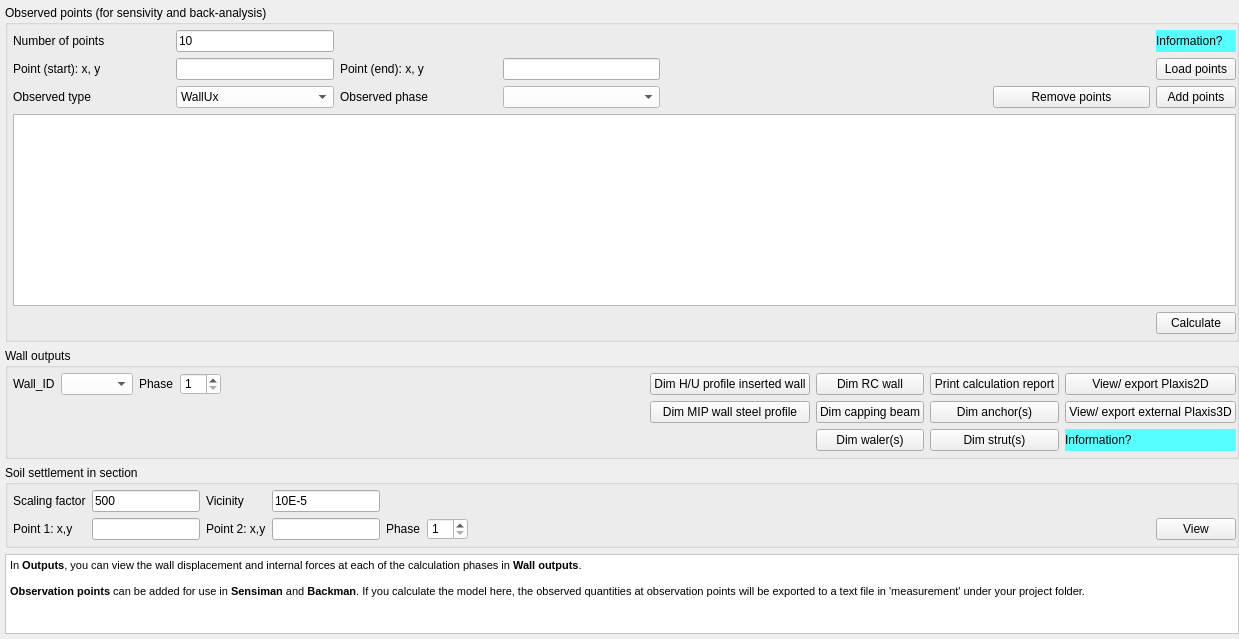
           <widget class="QWidget" name="tab_7">
            <attribute name="title">
             <string>Outputs</string>
            </attribute>
            <layout class="QVBoxLayout" name="verticalLayout_10">
             <property name="leftMargin">
              <number>5</number>
             </property>
             <property name="topMargin">
              <number>5</number>
             </property>
             <property name="rightMargin">
              <number>0</number>
             </property>
             <property name="bottomMargin">
              <number>5</number>
             </property>
             <item>
              <widget class="QGroupBox" name="groupBox_28">
               <property name="maximumSize">
                <size>
                 <width>16777215</width>
                 <height>16777215</height>
                </size>
               </property>
               <property name="title">
                <string>Observed points (for sensivity and back-analysis)</string>
               </property>
               <layout class="QGridLayout" name="gridLayout_25">
                <property name="leftMargin">
                 <number>5</number>
                </property>
                <property name="topMargin">
                 <number>5</number>
                </property>
                <property name="rightMargin">
                 <number>0</number>
                </property>
                <property name="bottomMargin">
                 <number>5</number>
                </property>
                <item row="4" column="0" colspan="8">
                 <widget class="QTableWidget" name="tableWidget_6">
                  <property name="maximumSize">
                   <size>
                    <width>16777215</width>
                    <height>16777215</height>
                   </size>
                  </property>
                 </widget>
                </item>
                <item row="2" column="1">
                 <widget class="QComboBox" name="comboBox_30">
                  <property name="sizePolicy">
                   <sizepolicy hsizetype="Minimum" vsizetype="Fixed">
                    <horstretch>0</horstretch>
                    <verstretch>0</verstretch>
                   </sizepolicy>
                  </property>
                  <property name="styleSheet">
                   <string notr="true">background-color: rgb(255, 255, 255);</string>
                  </property>
                  <item>
                   <property name="text">
                    <string>WallUx</string>
                   </property>
                  </item>
                  <item>
                   <property name="text">
                    <string>WallUy</string>
                   </property>
                  </item>
                  <item>
                   <property name="text">
                    <string>WallHoopForce</string>
                   </property>
                  </item>
                  <item>
                   <property name="text">
                    <string>WallNxMQ_Envelope</string>
                   </property>
                  </item>
                  <item>
                   <property name="text">
                    <string>SoilUx</string>
                   </property>
                  </item>
                  <item>
                   <property name="text">
                    <string>SoilUy</string>
                   </property>
                  </item>
                  <item>
                   <property name="text">
                    <string>AnchorForce</string>
                   </property>
                  </item>
                  <item>
                   <property name="text">
                    <string>StrutForce</string>
                   </property>
                  </item>
                  <item>
                   <property name="text">
                    <string>FoS</string>
                   </property>
                  </item>
                 </widget>
                </item>
                <item row="2" column="3">
                 <widget class="QComboBox" name="comboBox_31">
                  <property name="sizePolicy">
                   <sizepolicy hsizetype="Minimum" vsizetype="Fixed">
                    <horstretch>0</horstretch>
                    <verstretch>0</verstretch>
                   </sizepolicy>
                  </property>
                  <property name="styleSheet">
                   <string notr="true">background-color: rgb(255, 255, 255);</string>
                  </property>
                 </widget>
                </item>
                <item row="2" column="7">
                 <widget class="QPushButton" name="pushButton_59">
                  <property name="text">
                   <string>Add points</string>
                  </property>
                 </widget>
                </item>
                <item row="2" column="6">
                 <widget class="QPushButton" name="pushButton_60">
                  <property name="text">
                   <string>Remove points</string>
                  </property>
                 </widget>
                </item>
                <item row="2" column="4" colspan="2">
                 <spacer name="horizontalSpacer_19">
                  <property name="orientation">
                   <enum>Qt::Horizontal</enum>
                  </property>
                  <property name="sizeHint" stdset="0">
                   <size>
                    <width>40</width>
                    <height>20</height>
                   </size>
                  </property>
                 </spacer>
                </item>
                <item row="0" column="1">
                 <widget class="QLineEdit" name="lineEdit_46">
                  <property name="sizePolicy">
                   <sizepolicy hsizetype="Minimum" vsizetype="Fixed">
                    <horstretch>0</horstretch>
                    <verstretch>0</verstretch>
                   </sizepolicy>
                  </property>
                  <property name="text">
                   <string>10</string>
                  </property>
                 </widget>
                </item>
                <item row="0" column="0">
                 <widget class="QLabel" name="label_72">
                  <property name="text">
                   <string>Number of points</string>
                  </property>
                 </widget>
                </item>
                <item row="1" column="0">
                 <widget class="QLabel" name="label_68">
                  <property name="text">
                   <string>Point (start): x, y</string>
                  </property>
                 </widget>
                </item>
                <item row="2" column="2">
                 <widget class="QLabel" name="label_92">
                  <property name="text">
                   <string>Observed phase</string>
                  </property>
                 </widget>
                </item>
                <item row="1" column="1">
                 <widget class="QLineEdit" name="lineEdit_44">
                  <property name="sizePolicy">
                   <sizepolicy hsizetype="Minimum" vsizetype="Fixed">
                    <horstretch>0</horstretch>
                    <verstretch>0</verstretch>
                   </sizepolicy>
                  </property>
                 </widget>
                </item>
                <item row="1" column="2">
                 <widget class="QLabel" name="label_71">
                  <property name="text">
                   <string>Point (end): x, y</string>
                  </property>
                 </widget>
                </item>
                <item row="1" column="3">
                 <widget class="QLineEdit" name="lineEdit_45">
                  <property name="sizePolicy">
                   <sizepolicy hsizetype="Minimum" vsizetype="Fixed">
                    <horstretch>0</horstretch>
                    <verstretch>0</verstretch>
                   </sizepolicy>
                  </property>
                 </widget>
                </item>
                <item row="5" column="7">
                 <widget class="QPushButton" name="pushButton_61">
                  <property name="sizePolicy">
                   <sizepolicy hsizetype="Fixed" vsizetype="Fixed">
                    <horstretch>0</horstretch>
                    <verstretch>0</verstretch>
                   </sizepolicy>
                  </property>
                  <property name="text">
                   <string>Calculate</string>
                  </property>
                 </widget>
                </item>
                <item row="2" column="0">
                 <widget class="QLabel" name="label_91">
                  <property name="text">
                   <string>Observed type</string>
                  </property>
                 </widget>
                </item>
                <item row="1" column="7">
                 <widget class="QPushButton" name="pushButton_90">
                  <property name="text">
                   <string>Load points</string>
                  </property>
                 </widget>
                </item>
                <item row="0" column="7">
                 <widget class="QLabel" name="label_132">
                  <property name="toolTip">
                   <string>&lt;html&gt;&lt;head/&gt;&lt;body&gt;&lt;p&gt;All observation types need specifications of the calculation phase and the observation points at which the observed quantities are read. A number of observation points are equidistantly set ranging from the starting point to the end point.&lt;/p&gt;&lt;p&gt;An exception is for the AnchorForce, for which only only information about the calculation phase is needed. The observed points are automatically set at the anchors' positions. This is preferred because anchors' levels are variable during optimization.&lt;/p&gt;&lt;/body&gt;&lt;/html&gt;</string>
                  </property>
                  <property name="styleSheet">
                   <string notr="true">background-color: rgb(85, 255, 255);</string>
                  </property>
                  <property name="text">
                   <string>Information?</string>
                  </property>
                 </widget>
                </item>
               </layout>
              </widget>
             </item>
             <item>
              <widget class="QGroupBox" name="groupBox_16">
               <property name="title">
                <string>Wall outputs</string>
               </property>
               <layout class="QGridLayout" name="gridLayout_13">
                <property name="leftMargin">
                 <number>5</number>
                </property>
                <property name="topMargin">
                 <number>5</number>
                </property>
                <property name="rightMargin">
                 <number>0</number>
                </property>
                <property name="bottomMargin">
                 <number>5</number>
                </property>
                <item row="3" column="6">
                 <widget class="QPushButton" name="pushButton_95">
                  <property name="text">
                   <string>Dim waler(s)</string>
                  </property>
                 </widget>
                </item>
                <item row="3" column="8">
                 <widget class="QLabel" name="label_173">
                  <property name="toolTip">
                   <string>&lt;html&gt;&lt;head/&gt;&lt;body&gt;&lt;p&gt;Please close Plaxis OUTPUT before viewing calculation results or generating the report from within Moniman.&lt;/p&gt;&lt;p&gt;Dimensioning tools for anchors, struts, and walers will open with a single item if no struts or anchors are available in the model or if the Moniman model has not been created yet.&lt;/p&gt;&lt;/body&gt;&lt;/html&gt;</string>
                  </property>
                  <property name="styleSheet">
                   <string notr="true">background-color: rgb(85, 255, 255);</string>
                  </property>
                  <property name="text">
                   <string>Information?</string>
                  </property>
                 </widget>
                </item>
                <item row="2" column="0" colspan="5">
                 <spacer name="horizontalSpacer_45">
                  <property name="orientation">
                   <enum>Qt::Horizontal</enum>
                  </property>
                  <property name="sizeHint" stdset="0">
                   <size>
                    <width>40</width>
                    <height>20</height>
                   </size>
                  </property>
                 </spacer>
                </item>
                <item row="1" column="2">
                 <widget class="QLabel" name="label_54">
                  <property name="text">
                   <string>Phase</string>
                  </property>
                 </widget>
                </item>
                <item row="2" column="6">
                 <widget class="QPushButton" name="pushButton_45">
                  <property name="text">
                   <string>Dim capping beam</string>
                  </property>
                 </widget>
                </item>
                <item row="1" column="3">
                 <widget class="QSpinBox" name="spinBox">
                  <property name="styleSheet">
                   <string notr="true">background-color: rgb(255, 255, 255);</string>
                  </property>
                  <property name="minimum">
                   <number>1</number>
                  </property>
                 </widget>
                </item>
                <item row="1" column="0">
                 <widget class="QLabel" name="label_53">
                  <property name="text">
                   <string>Wall_ID</string>
                  </property>
                 </widget>
                </item>
                <item row="1" column="8">
                 <widget class="QPushButton" name="pushButton_38">
                  <property name="text">
                   <string>View/ export Plaxis2D</string>
                  </property>
                 </widget>
                </item>
                <item row="1" column="6">
                 <widget class="QPushButton" name="pushButton_91">
                  <property name="text">
                   <string>Dim RC wall</string>
                  </property>
                 </widget>
                </item>
                <item row="1" column="1">
                 <widget class="QComboBox" name="comboBox_14">
                  <property name="styleSheet">
                   <string notr="true">background-color: rgb(255, 255, 255);</string>
                  </property>
                 </widget>
                </item>
                <item row="1" column="4">
                 <spacer name="horizontalSpacer_8">
                  <property name="orientation">
                   <enum>Qt::Horizontal</enum>
                  </property>
                  <property name="sizeHint" stdset="0">
                   <size>
                    <width>417</width>
                    <height>20</height>
                   </size>
                  </property>
                 </spacer>
                </item>
                <item row="1" column="7">
                 <widget class="QPushButton" name="pushButton_140">
                  <property name="text">
                   <string>Print calculation report</string>
                  </property>
                 </widget>
                </item>
                <item row="2" column="8">
                 <widget class="QPushButton" name="pushButton_54">
                  <property name="text">
                   <string>View/ export external Plaxis3D</string>
                  </property>
                 </widget>
                </item>
                <item row="2" column="7">
                 <widget class="QPushButton" name="pushButton_145">
                  <property name="text">
                   <string>Dim anchor(s)</string>
                  </property>
                 </widget>
                </item>
                <item row="3" column="7">
                 <widget class="QPushButton" name="pushButton_77">
                  <property name="text">
                   <string>Dim strut(s)</string>
                  </property>
                 </widget>
                </item>
                <item row="1" column="5">
                 <widget class="QPushButton" name="pushButton_151">
                  <property name="text">
                   <string>Dim H/U profile inserted wall</string>
                  </property>
                 </widget>
                </item>
                <item row="2" column="5">
                 <widget class="QPushButton" name="pushButton_152">
                  <property name="text">
                   <string>Dim MIP wall steel profile</string>
                  </property>
                 </widget>
                </item>
               </layout>
              </widget>
             </item>
             <item>
              <widget class="QGroupBox" name="groupBox_21">
               <property name="title">
                <string>Soil settlement in section</string>
               </property>
               <layout class="QGridLayout" name="gridLayout_18">
                <property name="leftMargin">
                 <number>5</number>
                </property>
                <property name="topMargin">
                 <number>5</number>
                </property>
                <property name="rightMargin">
                 <number>0</number>
                </property>
                <property name="bottomMargin">
                 <number>5</number>
                </property>
                <item row="0" column="2">
                 <widget class="QLineEdit" name="lineEdit_26">
                  <property name="sizePolicy">
                   <sizepolicy hsizetype="Minimum" vsizetype="Fixed">
                    <horstretch>0</horstretch>
                    <verstretch>0</verstretch>
                   </sizepolicy>
                  </property>
                  <property name="text">
                   <string>500</string>
                  </property>
                 </widget>
                </item>
                <item row="0" column="4">
                 <widget class="QLineEdit" name="lineEdit_30">
                  <property name="sizePolicy">
                   <sizepolicy hsizetype="Minimum" vsizetype="Fixed">
                    <horstretch>0</horstretch>
                    <verstretch>0</verstretch>
                   </sizepolicy>
                  </property>
                  <property name="text">
                   <string>10E-5</string>
                  </property>
                 </widget>
                </item>
                <item row="0" column="0">
                 <widget class="QLabel" name="label_60">
                  <property name="text">
                   <string>Scaling factor</string>
                  </property>
                 </widget>
                </item>
                <item row="2" column="8">
                 <widget class="QPushButton" name="pushButton_39">
                  <property name="text">
                   <string>View</string>
                  </property>
                 </widget>
                </item>
                <item row="2" column="3">
                 <widget class="QLabel" name="label_59">
                  <property name="text">
                   <string>Point 2: x,y</string>
                  </property>
                 </widget>
                </item>
                <item row="2" column="5">
                 <widget class="QLabel" name="label_58">
                  <property name="text">
                   <string>Phase</string>
                  </property>
                 </widget>
                </item>
                <item row="2" column="0">
                 <widget class="QLabel" name="label_57">
                  <property name="text">
                   <string>Point 1: x,y</string>
                  </property>
                 </widget>
                </item>
                <item row="2" column="2">
                 <widget class="QLineEdit" name="lineEdit_18">
                  <property name="sizePolicy">
                   <sizepolicy hsizetype="Preferred" vsizetype="Fixed">
                    <horstretch>0</horstretch>
                    <verstretch>0</verstretch>
                   </sizepolicy>
                  </property>
                 </widget>
                </item>
                <item row="2" column="4">
                 <widget class="QLineEdit" name="lineEdit_20">
                  <property name="sizePolicy">
                   <sizepolicy hsizetype="Preferred" vsizetype="Fixed">
                    <horstretch>0</horstretch>
                    <verstretch>0</verstretch>
                   </sizepolicy>
                  </property>
                 </widget>
                </item>
                <item row="2" column="6">
                 <widget class="QSpinBox" name="spinBox_2">
                  <property name="styleSheet">
                   <string notr="true">background-color: rgb(255, 255, 255);</string>
                  </property>
                  <property name="minimum">
                   <number>1</number>
                  </property>
                 </widget>
                </item>
                <item row="2" column="7">
                 <spacer name="horizontalSpacer_9">
                  <property name="orientation">
                   <enum>Qt::Horizontal</enum>
                  </property>
                  <property name="sizeHint" stdset="0">
                   <size>
                    <width>40</width>
                    <height>20</height>
                   </size>
                  </property>
                 </spacer>
                </item>
                <item row="0" column="3">
                 <widget class="QLabel" name="label_61">
                  <property name="text">
                   <string>Vicinity</string>
                  </property>
                 </widget>
                </item>
               </layout>
              </widget>
             </item>
             <item>
              <widget class="QTextBrowser" name="textBrowser_19">
               <property name="sizePolicy">
                <sizepolicy hsizetype="Expanding" vsizetype="Fixed">
                 <horstretch>0</horstretch>
                 <verstretch>0</verstretch>
                </sizepolicy>
               </property>
               <property name="maximumSize">
                <size>
                 <width>16777215</width>
                 <height>80</height>
                </size>
               </property>
               <property name="styleSheet">
                <string notr="true">background-color: rgb(255, 255, 255);</string>
               </property>
               <property name="html">
                <string>&lt;!DOCTYPE HTML PUBLIC &quot;-//W3C//DTD HTML 4.0//EN&quot; &quot;http://www.w3.org/TR/REC-html40/strict.dtd&quot;&gt;
&lt;html&gt;&lt;head&gt;&lt;meta name=&quot;qrichtext&quot; content=&quot;1&quot; /&gt;&lt;style type=&quot;text/css&quot;&gt;
p, li { white-space: pre-wrap; }
&lt;/style&gt;&lt;/head&gt;&lt;body style=&quot; font-family:'MS Shell Dlg 2'; font-size:8.25pt; font-weight:400; font-style:normal;&quot;&gt;
&lt;p style=&quot; margin-top:0px; margin-bottom:0px; margin-left:0px; margin-right:0px; -qt-block-indent:0; text-indent:0px;&quot;&gt;In &lt;span style=&quot; font-weight:600;&quot;&gt;Outputs&lt;/span&gt;, you can view the wall displacement and internal forces at each of the calculation phases in &lt;span style=&quot; font-weight:600;&quot;&gt;Wall outputs&lt;/span&gt;. &lt;/p&gt;
&lt;p style=&quot;-qt-paragraph-type:empty; margin-top:0px; margin-bottom:0px; margin-left:0px; margin-right:0px; -qt-block-indent:0; text-indent:0px;&quot;&gt;&lt;br /&gt;&lt;/p&gt;
&lt;p style=&quot; margin-top:0px; margin-bottom:0px; margin-left:0px; margin-right:0px; -qt-block-indent:0; text-indent:0px;&quot;&gt;&lt;span style=&quot; font-weight:600;&quot;&gt;Observation points&lt;/span&gt; can be added for use in &lt;span style=&quot; font-weight:600;&quot;&gt;Sensiman&lt;/span&gt; and &lt;span style=&quot; font-weight:600;&quot;&gt;Backman&lt;/span&gt;. If you calculate the model here, the observed quantities at observation points will be exported to a text file in 'measurement' under your project folder.&lt;/p&gt;&lt;/body&gt;&lt;/html&gt;</string>
               </property>
              </widget>
             </item>
            </layout>
           </widget>
